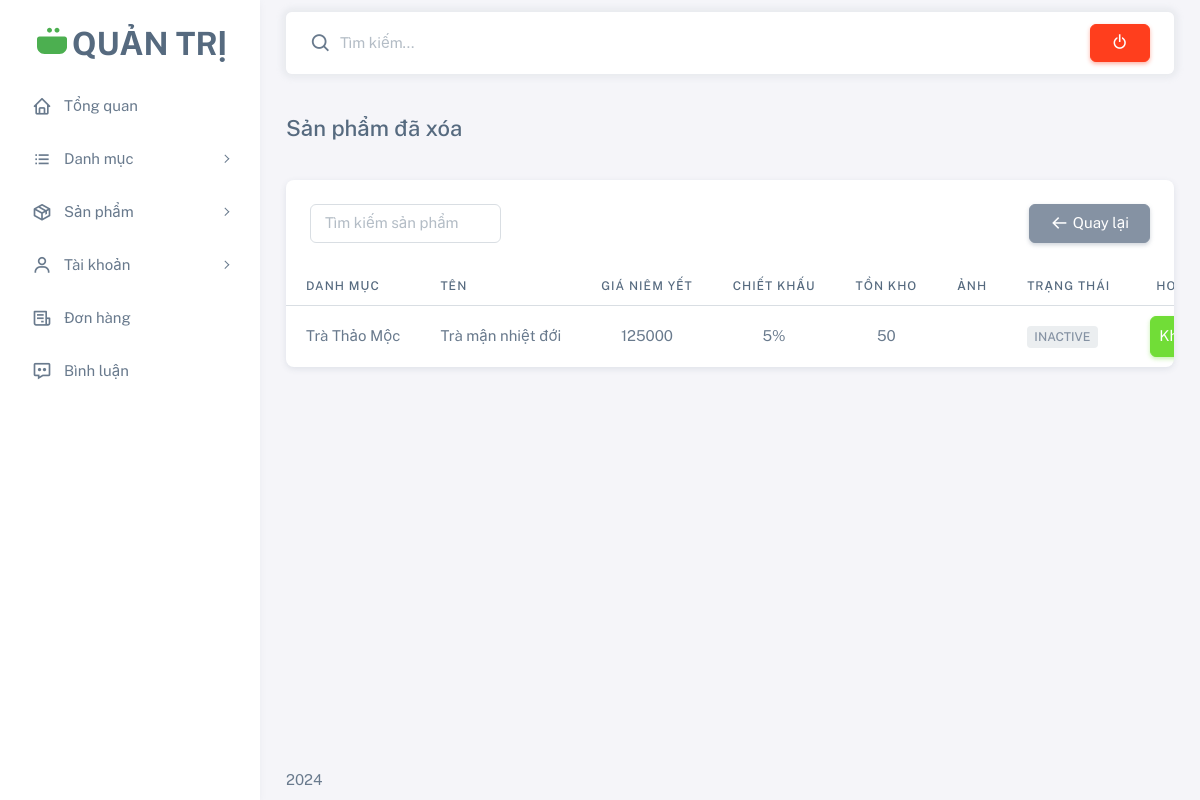
/admin/?act=product-bin (signed in), run on the app's committed database.
### tables this page shows
CREATE TABLE `tbl_products` (
  `id` int NOT NULL,
  `view` int NOT NULL DEFAULT '0',
  `thumbnail` varchar(255) NOT NULL,
  `name` varchar(50) NOT NULL,
  `description` text NOT NULL,
  `price` decimal(10,0) NOT NULL,
  `discount` int NOT NULL DEFAULT '0',
  `instock` int NOT NULL,
  `status` tinyint NOT NULL DEFAULT '1',
  `id_category` int NOT NULL
);

CREATE TABLE `tbl_categories` (
  `id` int NOT NULL,
  `name` varchar(50) NOT NULL,
  `status` tinyint NOT NULL DEFAULT '1'
);

### admin/controllers/productController.php (called while the page is built, shortened)
<?php
function productBin() {
    $list     = getProducts();
    require_once PATH_VIEW_ADMIN . 'layouts/master.php';
}

### admin/index.php (called while the page is built, shortened)
<?php
require_once '../commons/model.php';
$act = $_GET["act"] ?? '/';
match ($act) {
    '/'         => dashboard(),
    'dashboard' => dashboard(),
    'login'     => authLogin(),
    'logout'    => authLogout(),
    'banner-list'            => bannerList(),
    'update-banner'          => updateBanner($_GET["id"]),
    'create-category'        => createCategory(),
    'category-list'          => CategoryList(),
    'update-category'        => updateCategory($_GET["id"]),
    'delete-category'        => deleteCategory($_GET["id"]),
    'category-bin'           => categoryBin(),
    'update-status-category' => updateStatusCategory($_GET["id"], $_GET["value"]),
    'create-product'         => createProduct(),
    'product-list'           => productList(),
    'update-product'         => updateProduct($_GET["id"]),
    'product-bin'            => productBin(),
    'update-status-product'  => updateStatusProduct($_GET["id"], $_GET["value"]),
    'add-gallery'            => addGallery($_GET["id"]),
    'delete-image'           => deleteImage($_GET["id"], $_GET["product"]),
    'add-color-product'      => addColor($_GET["id"]),
    'delete-color'           => deleteColor($_GET["id"], $_GET["product"]),
    'manage-reviews'         => manageReviews(),
    'delete-review'          => deleteReview($_GET["id"]),
    'update-status-review'  => updateStatusReview($_GET["id"], $_GET["value"]),
    'admin-list'             => adminList(),
    'customer-list'          => customerList(),
    'customer-bin'           => customerBin(),
    'update-status-customer' => updateCustomerStatus($_GET["id"], $_GET["value"]),
    'order-list'             => orderList(),
    'order-details'          => orderDetails($_GET["id"]),
    'update-order'           => updateOrder($_GET["id"]),
    'contact'                => contact(),
};
?>

### admin/models/model.php (called while the page is built, shortened)
<?php
if (!function_exists('getProducts')) {
    function getProducts() {
        try {
            $sql = "SELECT
                        p.`id`,
                        p.`thumbnail`,
                        p.`name`,
                        p.`description`,
                        p.`price`,
                        p.`discount`,
                        p.`instock`,
                        p.`status`,
                        c.`name` AS `c_name`
                    FROM
                        `tbl_products` AS p
                    LEFT JOIN
                        `tbl_categories` AS c ON p.`id_category` = c.`id`
                    WHERE
                        1 ORDER BY id DESC";
            $stmt = $GLOBALS['conn']->query($sql);
            return $stmt->fetchAll(PDO::FETCH_ASSOC);
        } catch (\Exception $e) {
            debug($e);
        }
    }
}

### admin/views/product/product-bin.php (the view, shortened to what this page needs)
<div class="content-wrapper">
    <div class="container-xxl flex-grow-1 container-p-y">
        <h4 class="py-3 mb-4">
            Sản phẩm đã xóa
        </h4>
        <div class="card">
            <div class="card-header row gy-3">
                <div class="col-12 col-sm-3">
                    <input type="search" class="form-control" id="searchInput" placeholder="Tìm kiếm sản phẩm">
                </div>
                <div class="col">
                    <div class="d-flex justify-content-end gap-2">
                        <a href="?act=product-list" class="btn btn-secondary" type="button">
                            <i class="bx bx-arrow-back me-1"></i>
                            Quay lại
                        </a>
                    </div>
                </div>
            </div>
            <div class="table-responsive text-nowrap">
                <table class="table table-hover">
                    <thead>
                        <tr>
                            <th class="col-2">Danh mục</th>
                            <th class="col-2">Tên</th>
                            <th class="col-1">Giá niêm yết</th>
                            <th class="col-1">Chiết khấu</th>
                            <th class="col-1">Tồn kho</th>
                            <th class="col-3 text-center">Ảnh</th>
                            <th class="col-1 text-center">Trạng thái</th>
                            <th class="col-1">
                                <span class="float-end">
                                    Hoạt động
                                </span>
                            </th>
                        </tr>
                    </thead>
                    <tbody class="table-border-bottom-0">
                        <?php foreach ($list as $item) :
                            if ($item['status'] == 0) :
                        ?>
                                <tr>
                                    <td><?= $item['c_name'] ?></td>
                                    <td><?= $item['name'] ?></td>
                                    <td class="text-center"><?= $item['price'] ?></td>
                                    <td class="text-center"><?= $item['discount'] ?>%</td>
                                    <td class="text-center"><?= $item['instock'] ?></td>
                                    <td class="text-center">
                                    </td>
                                    <td>
                                        <span class="badge bg-label-secondary">
                                            <?php
                                            if ($item['status'] == 0) {
                                                echo 'Inactive';
                                            }
                                            ?>
                                        </span>
                                    </td>
                                    <td>
                                        <div class="float-end">
                                            <button onclick="openModalUpdateStatus(<?= $item['id'] ?>, 1, 'product', 'Khôi phục?', '')" class="btn btn-success p-2">
                                                Khôi phục
                                            </button>
                                        </div>
                                    </td>
                                </tr>
                        <?php
                            endif;
                        endforeach ?>
                    </tbody>
                </table>
            </div>
        </div>
    </div>
</div>

### data on the page
tbl_products: id_category.name "Trà Thảo Mộc", name "Trà mận nhiệt đới", price "125000", discount "5", instock "50", status "INACTIVE"
